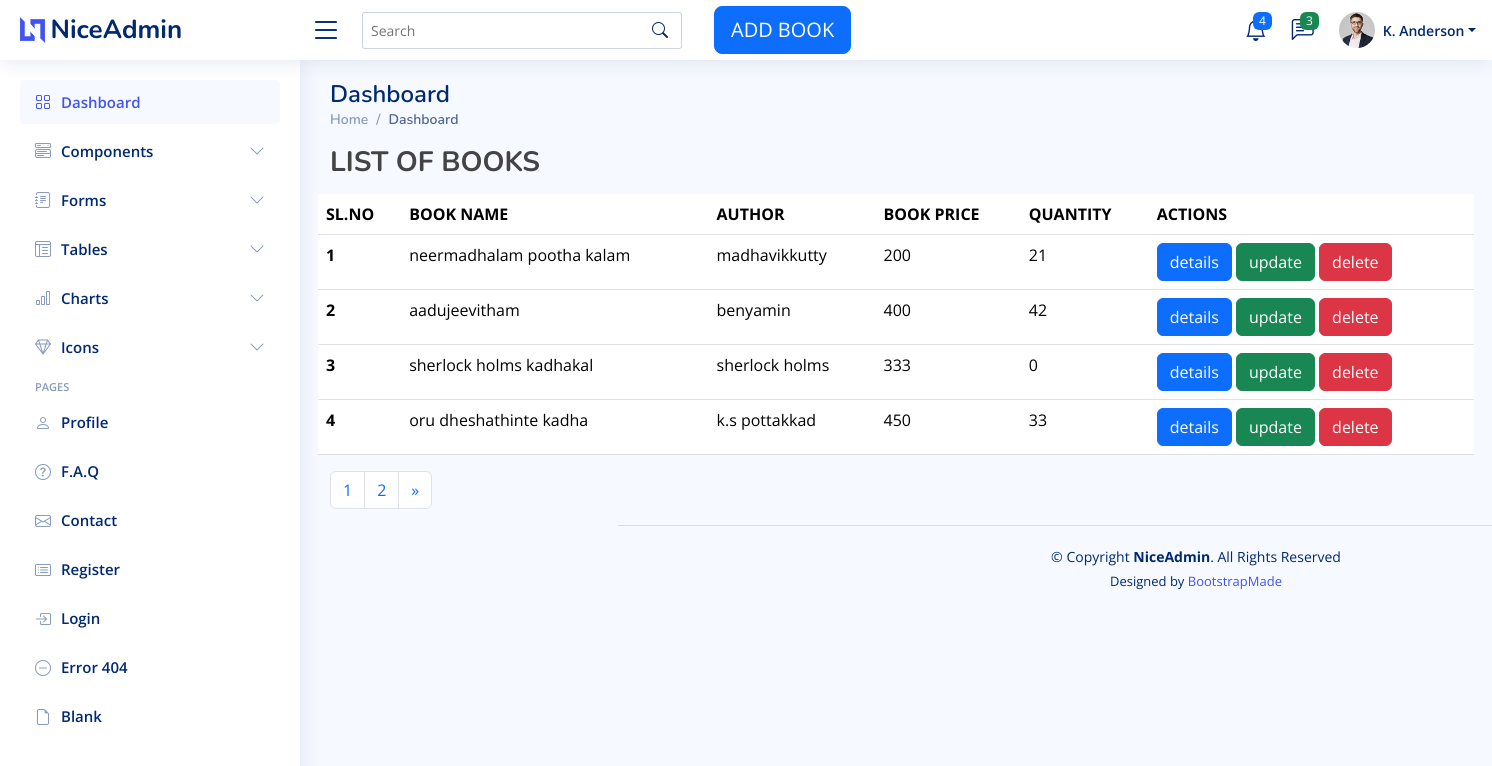
/list_view/, run on the app's committed database.
### book_app/models.py (models this page shows, shortened)
class bk(models.Model):
    title=models.CharField(max_length=500,null=True)
    price=models.IntegerField(null=True)
    image=models.ImageField(upload_to='book_media')
    quantity=models.IntegerField()
    author=models.ForeignKey(Author,on_delete=models.CASCADE)

class Author(models.Model):
    name=models.CharField(max_length=500,null=True)
    def __str__(self):
        return '{}'.format(self.name)

### book_app/views.py (the view)
# urls.py: path('list_view/',views.listview,name='list_view'),
def listview(request):
    books=bk.objects.all()
    paginator=Paginator(books,4)
    page_number=request.GET.get('page')
    try:
        page=paginator.get_page(page_number)
    except EmptyPage:
        page=paginator.page(page_number.num_pages)
    return render(request,'viewbook.html',{'books':books,'page':page})

### templates/viewbook.html (shortened to what this page needs)
{% extends 'base.html' %}
{% load static %}
{% block content %}
<h3><B>LIST OF BOOKS</B></h3><br>
<br>
<table class="table">
  <thead>
    <tr>
      <th scope="col">SL.NO</th>
      <th scope="col">BOOK NAME</th>
        <th scope="col">AUTHOR</th>
      <th scope="col">BOOK PRICE</th>
        <th scope="col">QUANTITY</th>
      <th scope="col">ACTIONS</th>
    </tr>
  </thead>
  <tbody>
   {% for book in page %}
    <tr>
        <th scope="row">{{forloop.counter}}</th>
        <td>{{book.title}}</td>
        <td>{{book.author}}</td>
        <td>{{book.price}}</td>
        <td>{{book.quantity}}</td>
        <td><a href="{% url 'details' book.id %}" class="btn btn-primary">details</a>
            <a href="{% url 'update' book.id %}" class="btn btn-success">update</a>
            <a href="{% url 'delete' book.id %}" class="btn btn-danger">delete</a>
        </td>
    </tr>
   {% endfor %}
  </tbody>
</table>
<nav aria-label="Page navigation example">
  <ul class="pagination">
      {% for i in page.paginator.page_range %}
    <li class="page-item {% if page.number == num %}activate{% endif %}">
        <a class="page-link" href="?page={{ i }}">{{ i }}</a></li>
      {% endfor %}
       {% if page.has_next %}
    <li class="page-item">
      <a class="page-link" href="?page={{ page.next_page_number }}" aria-label="Next">
        <span aria-hidden="true">&raquo;</span>
      </a>
    </li>
      {% endif %}
  </ul>
</nav>
{% endblock %}

### templates/base.html (shortened to what this page needs)
<!DOCTYPE html>
{% load static %}
<html lang="en">
<head>
  <link href="{% static 'assets/vendor/bootstrap/css/bootstrap.min.css' %}" rel="stylesheet">
  <link href="{% static 'assets/vendor/bootstrap-icons/bootstrap-icons.css' %}" rel="stylesheet">
  <link href="{% static 'assets/vendor/boxicons/css/boxicons.min.css' %}" rel="stylesheet">
  <link href="{% static 'assets/vendor/quill/quill.snow.css' %}" rel="stylesheet">
  <link href="{% static 'assets/vendor/quill/quill.bubble.css' %}" rel="stylesheet">
  <link href="{% static 'assets/vendor/remixicon/remixicon.css' %}" rel="stylesheet">
  <link href="{% static 'assets/vendor/simple-datatables/style.css' %}" rel="stylesheet">
  <link href="{% static 'assets/css/style.css' %}" rel="stylesheet">
</head>
<body>
  <header id="header" class="header fixed-top d-flex align-items-center">
    <div class="d-flex align-items-center justify-content-between">
      <a href="index.html" class="logo d-flex align-items-center">
        <img src="{% static 'assets/img/logo.png' %}" alt="">
        <span class="d-none d-lg-block">NiceAdmin</span>
      </a>
      <i class="bi bi-list toggle-sidebar-btn"></i>
    </div>
    <div class="search-bar">
      <form class="search-form d-flex align-items-center" method="get" action="{% url 'search' %}">
        <input type="text" name="Q" placeholder="Search" title="search books or author">
        <button type="submit" title="Search"><i class="bi bi-search"></i></button>
      </form>
    </div>
    <div class="container">
      <a href="{% url 'createbook' %}" class="btn btn-primary btn-lg">ADD BOOK</a>
    </div>
    <nav class="header-nav ms-auto">
      <ul class="d-flex align-items-center">
        <li class="nav-item dropdown">
          <a class="nav-link nav-icon" href="#" data-bs-toggle="dropdown">
            <i class="bi bi-bell"></i>
            <span class="badge bg-primary badge-number">4</span>
          </a>
        </li>
        <li class="nav-item dropdown">
          <a class="nav-link nav-icon" href="#" data-bs-toggle="dropdown">
            <i class="bi bi-chat-left-text"></i>
            <span class="badge bg-success badge-number">3</span>
          </a>
        </li>
        <li class="nav-item dropdown pe-3">
          <a class="nav-link nav-profile d-flex align-items-center pe-0" href="#" data-bs-toggle="dropdown">
            <img src="{% static 'assets/img/profile-img.jpg' %}" alt="Profile" class="rounded-circle">
            <span class="d-none d-md-block dropdown-toggle ps-2">K. Anderson</span>
          </a>
        </li>
      </ul>
    </nav>
  </header>
  <aside id="sidebar" class="sidebar">
    <ul class="sidebar-nav" id="sidebar-nav">
      <li class="nav-item">
        <a class="nav-link " href="{% url 'booklist' %}">
          <i class="bi bi-grid"></i>
          <span>Dashboard</span>
        </a>
      </li>
      <li class="nav-item">
        <a class="nav-link collapsed" data-bs-target="#components-nav" data-bs-toggle="collapse" href="#">
          <i class="bi bi-menu-button-wide"></i><span>Components</span><i class="bi bi-chevron-down ms-auto"></i>
        </a>
      </li>
      <li class="nav-item">
        <a class="nav-link collapsed" data-bs-target="#forms-nav" data-bs-toggle="collapse" href="#">
          <i class="bi bi-journal-text"></i><span>Forms</span><i class="bi bi-chevron-down ms-auto"></i>
        </a>
      </li>
      <li class="nav-item">
        <a class="nav-link collapsed" data-bs-target="#tables-nav" data-bs-toggle="collapse" href="#">
          <i class="bi bi-layout-text-window-reverse"></i><span>Tables</span><i class="bi bi-chevron-down ms-auto"></i>
        </a>
      </li>
      <li class="nav-item">
        <a class="nav-link collapsed" data-bs-target="#charts-nav" data-bs-toggle="collapse" href="#">
          <i class="bi bi-bar-chart"></i><span>Charts</span><i class="bi bi-chevron-down ms-auto"></i>
        </a>
      </li>
      <li class="nav-item">
        <a class="nav-link collapsed" data-bs-target="#icons-nav" data-bs-toggle="collapse" href="#">
          <i class="bi bi-gem"></i><span>Icons</span><i class="bi bi-chevron-down ms-auto"></i>
        </a>
      </li>
      <li class="nav-heading">Pages</li>
      <li class="nav-item">
        <a class="nav-link collapsed" href="users-profile.html">
          <i class="bi bi-person"></i>
          <span>Profile</span>
        </a>
      </li>
      <li class="nav-item">
        <a class="nav-link collapsed" href="pages-faq.html">
          <i class="bi bi-question-circle"></i>
          <span>F.A.Q</span>
        </a>
      </li>
      <li class="nav-item">
        <a class="nav-link collapsed" href="pages-contact.html">
          <i class="bi bi-envelope"></i>
          <span>Contact</span>
        </a>
      </li>
      <li class="nav-item">
        <a class="nav-link collapsed" href="pages-register.html">
          <i class="bi bi-card-list"></i>
          <span>Register</span>
        </a>
      </li>
      <li class="nav-item">
        <a class="nav-link collapsed" href="pages-login.html">
          <i class="bi bi-box-arrow-in-right"></i>
          <span>Login</span>
        </a>
      </li>
      <li class="nav-item">
        <a class="nav-link collapsed" href="pages-error-404.html">
          <i class="bi bi-dash-circle"></i>
          <span>Error 404</span>
        </a>
      </li>
      <li class="nav-item">
        <a class="nav-link collapsed" href="pages-blank.html">
          <i class="bi bi-file-earmark"></i>
          <span>Blank</span>
        </a>
      </li>
    </ul>
  </aside>
  <main id="main" class="main">
    <div class="pagetitle">
      <h1>Dashboard</h1>
      <nav>
        <ol class="breadcrumb">
          <li class="breadcrumb-item"><a href="index.html">Home</a></li>
          <li class="breadcrumb-item active">Dashboard</li>
        </ol>
      </nav>
    </div>
    <section class="section dashboard">
      <div class="row">
        <div class="col-lg-12">
          <div class="row">
            {% block content %}
            {% endblock %}
  <footer id="footer" class="footer">
    <div class="copyright">
      &copy; Copyright <strong><span>NiceAdmin</span></strong>. All Rights Reserved
    </div>
    <div class="credits">
      Designed by <a href="https://bootstrapmade.com/">BootstrapMade</a>
    </div>
  </footer>
</body>
</html>

### static/assets/css/style.css (style rules this page uses)
:root { scroll-behavior: smooth; }
body { font-family: "Open Sans", sans-serif; background: #f6f9ff; color: #444444; }
a { color: #4154f1; text-decoration: none; }
h1, h2, h3, h4, h5, h6 { font-family: "Nunito", sans-serif; }
#main { margin-top: 60px; padding: 20px 30px; transition: all 0.3s; }
.pagetitle { margin-bottom: 10px; }
.pagetitle h1 { font-size: 24px; margin-bottom: 0; font-weight: 600; color: #012970; }
.breadcrumb { font-size: 14px; font-family: "Nunito", sans-serif; color: #899bbd; font-weight: 600; }
.breadcrumb a { color: #899bbd; transition: 0.3s; }
.breadcrumb .breadcrumb-item::before { color: #899bbd; }
.breadcrumb .active { color: #51678f; font-weight: 600; }
.logo { line-height: 1; }
@media (min-width: 1200px) { .logo { width: 280px; } }
.logo img { max-height: 26px; margin-right: 6px; }
.logo span { font-size: 26px; font-weight: 700; color: #012970; font-family: "Nunito", sans-serif; }
.header { transition: all 0.5s; z-index: 997; height: 60px; box-shadow: 0px 2px 20px rgba(1, 41, 112, 0.1); background-color: #fff; padding-left: 20px; }
.header .toggle-sidebar-btn { font-size: 32px; padding-left: 10px; cursor: pointer; color: #012970; }
.header .search-bar { min-width: 360px; padding: 0 20px; }
.header .search-form { width: 100%; }
.header .search-form input { border: 0; font-size: 14px; color: #012970; border: 1px solid rgba(1, 41, 112, 0.2); padding: 7px 38px 7px 8px; border-radius: 3px; transition: 0.3s; width: 100%; }
.header .search-form button { border: 0; padding: 0; margin-left: -30px; background: none; }
.header .search-form button i { color: #012970; }
.header-nav ul { list-style: none; }
.header-nav>ul { margin: 0; padding: 0; }
.header-nav .nav-icon { font-size: 22px; color: #012970; margin-right: 25px; position: relative; }
.header-nav .nav-profile { color: #012970; }
.header-nav .nav-profile img { max-height: 36px; }
.header-nav .nav-profile span { font-size: 14px; font-weight: 600; }
.header-nav .badge-number { position: absolute; inset: -2px -5px auto auto; font-weight: normal; font-size: 12px; padding: 3px 6px; }
.sidebar { position: fixed; top: 60px; left: 0; bottom: 0; width: 300px; z-index: 996; transition: all 0.3s; padding: 20px; overflow-y: auto; scrollbar-width: thin; scrollbar-color: #aab7cf transparent; box-shadow: 0px 0px 20px rgba(1, 41, 112, 0.1); background-color: #fff; }
@media (min-width: 1200px) { #main, #footer { margin-left: 300px; } }
.sidebar-nav { padding: 0; margin: 0; list-style: none; }
.sidebar-nav li { padding: 0; margin: 0; list-style: none; }
.sidebar-nav .nav-item { margin-bottom: 5px; }
.sidebar-nav .nav-heading { font-size: 11px; text-transform: uppercase; color: #899bbd; font-weight: 600; margin: 10px 0 5px 15px; }
.sidebar-nav .nav-link { display: flex; align-items: center; font-size: 15px; font-weight: 600; color: #4154f1; transition: 0.3; background: #f6f9ff; padding: 10px 15px; border-radius: 4px; }
.sidebar-nav .nav-link i { font-size: 16px; margin-right: 10px; color: #4154f1; }
.sidebar-nav .nav-link.collapsed { color: #012970; background: #fff; }
.sidebar-nav .nav-link.collapsed i { color: #899bbd; }
.sidebar-nav .nav-link .bi-chevron-down { margin-right: 0; transition: transform 0.2s ease-in-out; }
.footer { padding: 20px 0; font-size: 14px; transition: all 0.3s; border-top: 1px solid #cddfff; }
.footer .copyright { text-align: center; color: #012970; }
.footer .credits { padding-top: 5px; text-align: center; font-size: 13px; color: #012970; }

### data on the page
bk: title "neermadhalam pootha kalam", author "madhavikkutty", price "200", quantity "21"
bk: title "aadujeevitham", author "benyamin", price "400", quantity "42"
bk: title "sherlock holms kadhakal", author "sherlock holms", price "333", quantity "0"
bk: title "oru dheshathinte kadha", author "k.s pottakkad", price "450", quantity "33"

### other printed values
{{ i }} "1" "2"
